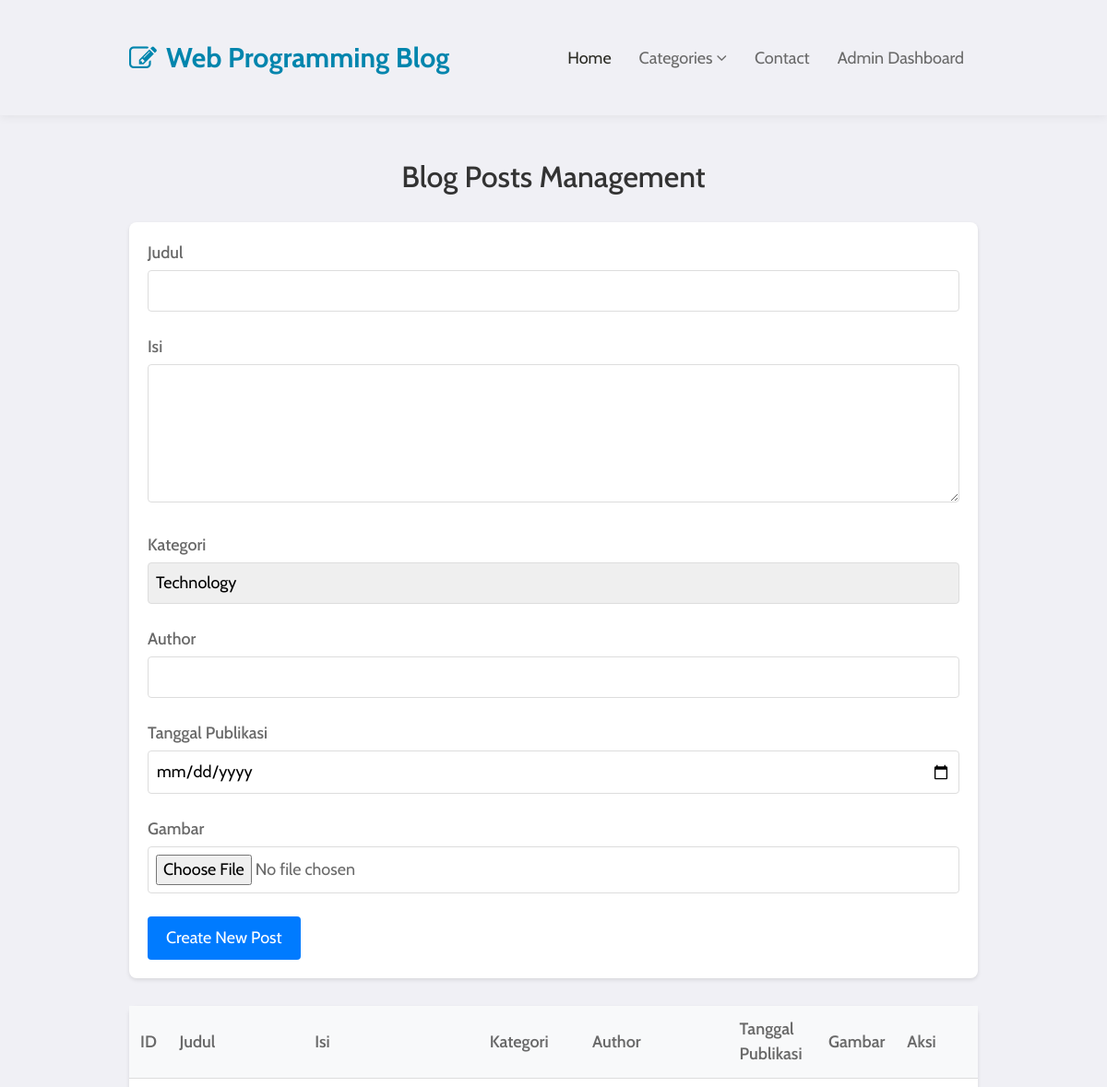
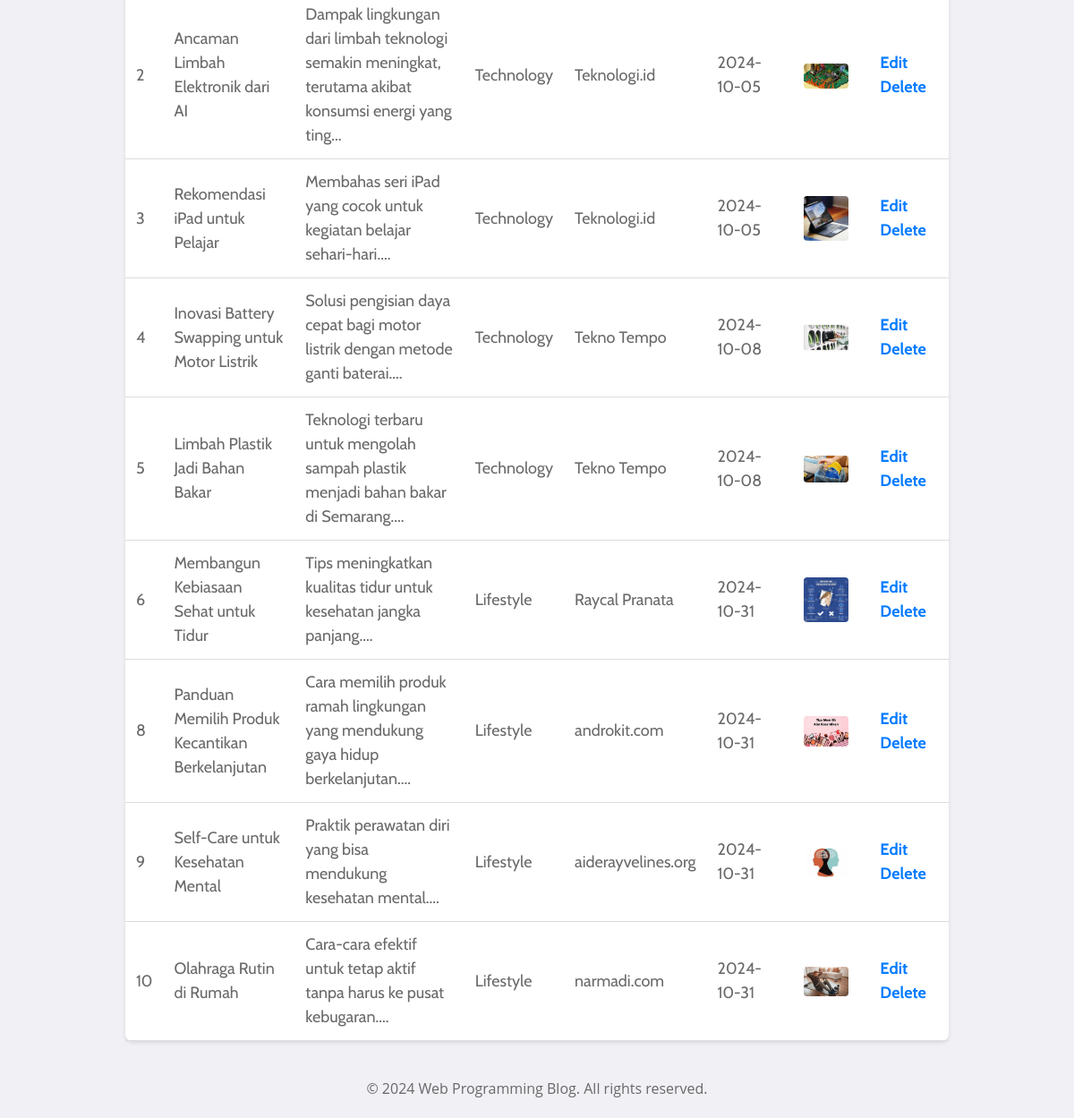
The app's page /admin.php with its own data (2 pictures, top to bottom).
### tables this page shows
CREATE TABLE `posts` (
  `id` int(11) NOT NULL,
  `judul` varchar(255) NOT NULL,
  `isi` text NOT NULL,
  `kategori` enum('Technology','Lifestyle') NOT NULL,
  `author` varchar(100) NOT NULL,
  `tanggal_publikasi` date NOT NULL,
  `images` varchar(255) NOT NULL,
  `view` int(11) NOT NULL DEFAULT 0
);

### admin.php (the view, shortened to what this page needs)
<?php
$servername = "localhost";
$username = "root";
$password = "";
$dbname = "berita";
$conn = new mysqli($servername, $username, $password, $dbname);
$id = $judul = $isi = $kategori = $author = $tanggal_publikasi = $images = '';
$result = $conn->query("SELECT * FROM posts");
?>
<!DOCTYPE html>
<html lang="en">
<head>
    <link rel="stylesheet" href="assets/css/style-starter.css">
</head>
<body>
<header class="w3l-header">
    <nav class="navbar navbar-expand-lg navbar-light fill px-lg-0 py-0 px-3">
        <div class="container">
            <a class="navbar-brand" href="index.php">
                <span class="fa fa-pencil-square-o"></span> Web Programming Blog</a>
            <div class="collapse navbar-collapse" id="navbarSupportedContent">
                <ul class="navbar-nav ml-auto">
                    <li class="nav-item active">
                        <a class="nav-link" href="index.php">Home</a>
                    </li>
                    <li class="nav-item dropdown @@category__active">
                        <a class="nav-link dropdown-toggle" href="#" id="navbarDropdown" role="button"
                            data-toggle="dropdown" aria-haspopup="true" aria-expanded="false">
                            Categories <span class="fa fa-angle-down"></span>
                        </a>
                    </li>
                    <li class="nav-item @@about__active">
                        <a class="nav-link" href="contact.html">Contact</a>
                    </li>
                    <li class="nav-item @@about__active">
                        <a class="nav-link" href="admin.php">Admin Dashboard</a>
                    </li>
                </ul>
            </div>
        </div>
    </nav>
</header>
<div class="w3l-homeblock1">
    <div class="container pt-lg-5 pt-md-4">
        <h1>Blog Posts Management</h1>
        <form method="post" enctype="multipart/form-data">
            <div class="form-group">
                <label>Judul</label>
                <input type="text" name="judul" value="<?php echo $judul; ?>" required>
            </div>
            <div class="form-group">
                <label>Isi</label>
                <textarea name="isi" required><?php echo $isi; ?></textarea>
            </div>
            <div class="form-group">
                <label>Kategori</label>
                <select name="kategori">
                    <option value="Technology" <?php echo ($kategori == 'Technology') ? 'selected' : ''; ?>>Technology</option>
                </select>
            </div>
            <div class="form-group">
                <label>Author</label>
                <input type="text" name="author" value="<?php echo $author; ?>" required>
            </div>
            <div class="form-group">
                <label>Tanggal Publikasi</label>
                <input type="date" name="tanggal_publikasi" value="<?php echo $tanggal_publikasi; ?>" required>
            </div>
            <div class="form-group">
                <label>Gambar</label>
                <input type="file" name="images" accept="image/*" <?php echo $id ? '' : 'required'; ?>>
            </div>
            <button type="submit" name="<?php echo $id ? 'update' : 'create'; ?>">
                <?php echo $id ? 'Update Post' : 'Create New Post'; ?>
            </button>
        </form>
        <table>
            <tr>
                <th>ID</th>
                <th>Judul</th>
                <th>Isi</th>
                <th>Kategori</th>
                <th>Author</th>
                <th>Tanggal Publikasi</th>
                <th>Gambar</th>
                <th>Aksi</th>
            </tr>
            <?php while ($row = $result->fetch_assoc()): ?>
                <tr>
                    <td><?php echo $row['id']; ?></td>
                    <td><?php echo $row['judul']; ?></td>
                    <td><?php echo substr($row['isi'], 0, 100) . '...'; ?></td>
                    <td><?php echo $row['kategori']; ?></td>
                    <td><?php echo $row['author']; ?></td>
                    <td><?php echo $row['tanggal_publikasi']; ?></td>
                    <td><img src="uploads/<?php echo $row['images']; ?>" alt="Image"></td>
                    <td class="actions">
                        <a href="?edit=<?php echo $row['id']; ?>">Edit</a>
                        <a href="?delete=<?php echo $row['id']; ?>" onclick="return confirm('Yakin ingin menghapus?')">Delete</a>
                    </td>
                </tr>
            <?php endwhile; ?>
        </table>
    </div>
</div>
<footer>
    <div class="container">
        <p class="text-center">© 2024 Web Programming Blog. All rights reserved.</p>
    </div>
</footer>
</body>
</html>

### admin.php (style rules this page uses)
body { font-family: 'Cabin', sans-serif; background-color: #f0f0f5; margin: 0; padding: 0; }
.container { width: 80%; margin: auto; padding: 20px; }
h1 { text-align: center; color: #333; margin-bottom: 30px; }
form { background: white; padding: 20px; border-radius: 8px; box-shadow: 0 2px 4px rgba(0,0,0,0.1); margin-bottom: 30px; }
.form-group { margin-bottom: 15px; }
label { display: block; margin-bottom: 5px; font-weight: 500; }
input, select, textarea { width: 100%; padding: 8px; border: 1px solid #ddd; border-radius: 4px; margin-bottom: 10px; }
textarea { height: 150px; }
button { background-color: #007bff; color: white; padding: 10px 20px; border: none; border-radius: 4px; cursor: pointer; }
table { width: 100%; background: white; border-radius: 8px; box-shadow: 0 2px 4px rgba(0,0,0,0.1); margin-top: 20px; }
th, td { padding: 12px; text-align: left; border-bottom: 1px solid #ddd; }
th { background-color: #f8f9fa; font-weight: 600; }
img { width: 50px; height: auto; border-radius: 4px; }
.actions a { margin-right: 10px; text-decoration: none; color: #007bff; }

### records on screen
posts: id "2", judul "Ancaman Limbah Elektronik dari AI", isi "Dampak lingkungan dari limbah teknologi semakin meningkat, terutama akibat konsumsi energi yang ting", kategori "Technology", author "Teknologi.id", tanggal_publikasi "2024-10-05", images (picture)
posts: id "3", judul "Rekomendasi iPad untuk Pelajar", isi "Membahas seri iPad yang cocok untuk kegiatan belajar sehari-hari.", kategori "Technology", author "Teknologi.id", tanggal_publikasi "2024-10-05", images (picture)
posts: id "4", judul "Inovasi Battery Swapping untuk Motor Listrik", isi "Solusi pengisian daya cepat bagi motor listrik dengan metode ganti baterai.", kategori "Technology", author "Tekno Tempo", tanggal_publikasi "2024-10-08", images (picture)
posts: id "5", judul "Limbah Plastik Jadi Bahan Bakar", isi "Teknologi terbaru untuk mengolah sampah plastik menjadi bahan bakar di Semarang.", kategori "Technology", author "Tekno Tempo", tanggal_publikasi "2024-10-08", images (picture)
posts: id "6", judul "Membangun Kebiasaan Sehat untuk Tidur", isi "Tips meningkatkan kualitas tidur untuk kesehatan jangka panjang.", kategori "Lifestyle", author "Raycal Pranata", tanggal_publikasi "2024-10-31", images (picture)
posts: id "8", judul "Panduan Memilih Produk Kecantikan Berkelanjutan", isi "Cara memilih produk ramah lingkungan yang mendukung gaya hidup berkelanjutan.", kategori "Lifestyle", author "androkit.com", tanggal_publikasi "2024-10-31", images (picture)
posts: id "9", judul "Self-Care untuk Kesehatan Mental", isi "Praktik perawatan diri yang bisa mendukung kesehatan mental.", kategori "Lifestyle", author "aiderayvelines.org", tanggal_publikasi "2024-10-31", images (picture)
posts: id "10", judul "Olahraga Rutin di Rumah", isi "Cara-cara efektif untuk tetap aktif tanpa harus ke pusat kebugaran.", kategori "Lifestyle", author "narmadi.com", tanggal_publikasi "2024-10-31", images (picture)
